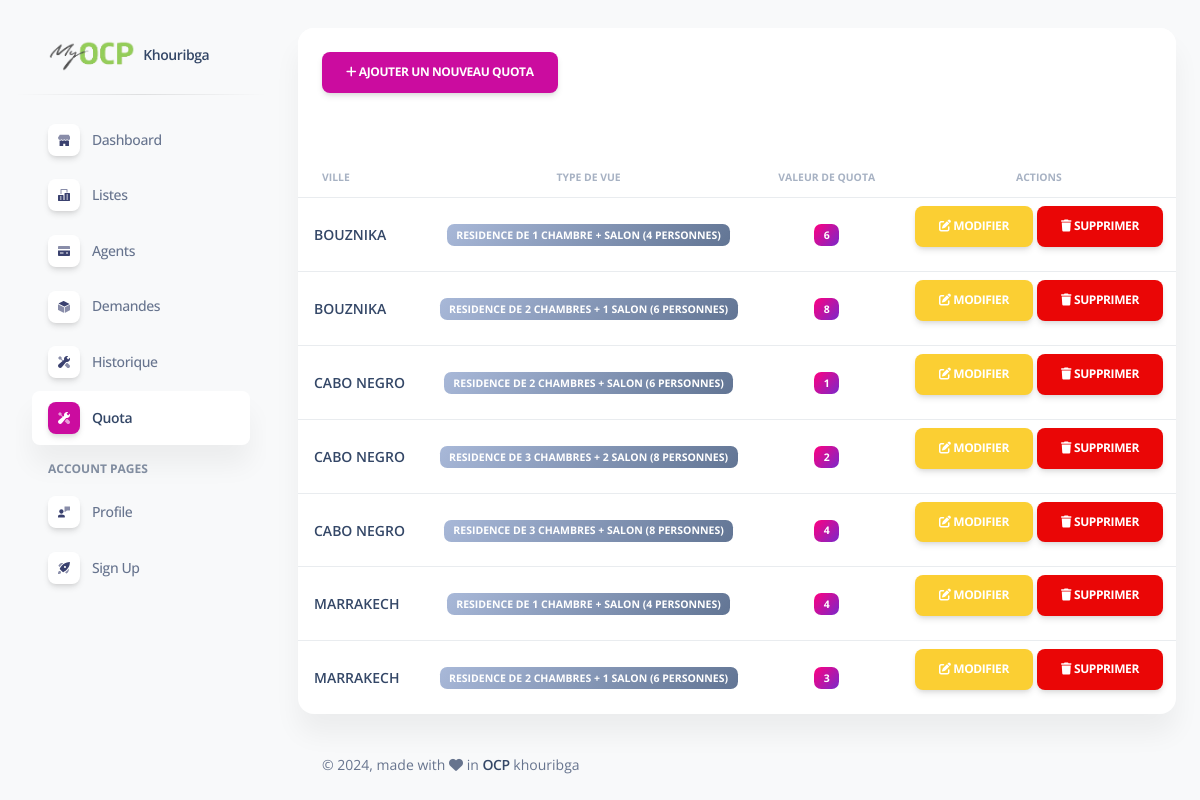
Before: /quota/ with the older database file.
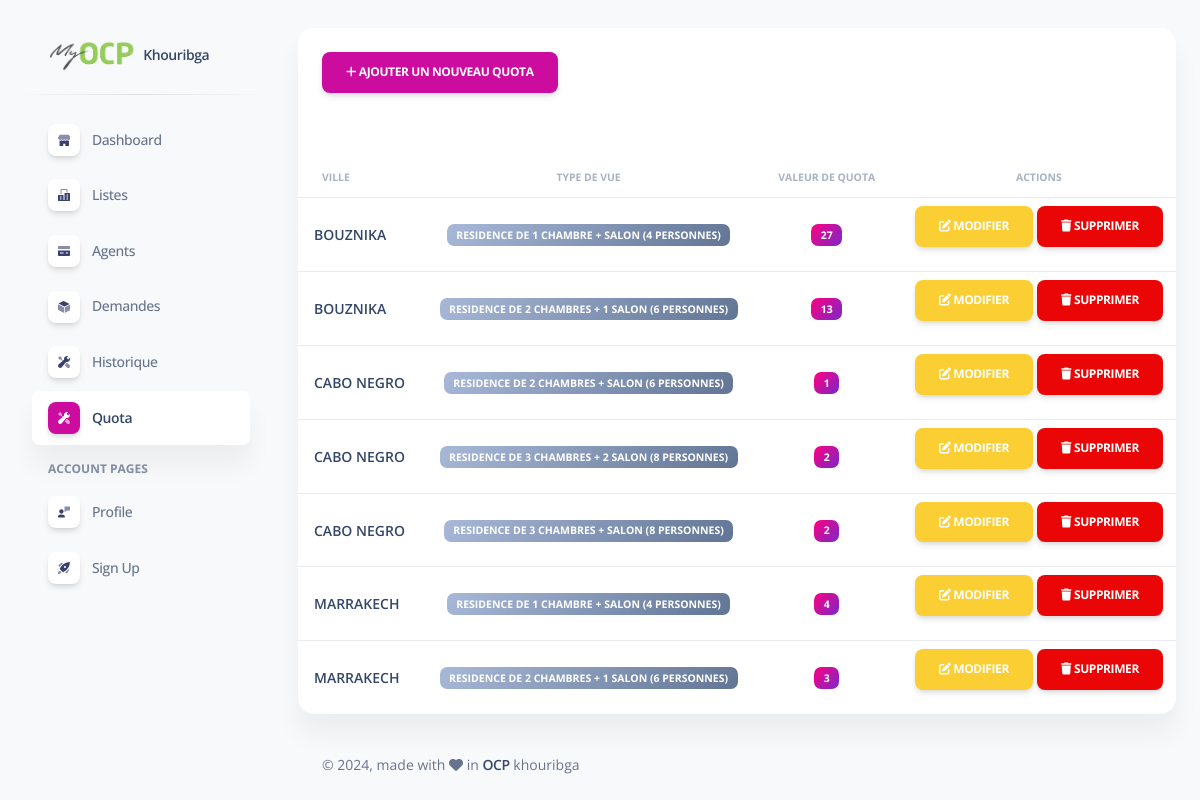
After: the same page with the newer database file.
### listings/models.py (models this page shows)
class Quota(models.Model):
    ville = models.CharField(max_length=100)
    type_de_vue = models.CharField(max_length=100)
    quota_value = models.IntegerField()
    class Meta:
        unique_together = ('ville', 'type_de_vue')  # Ensure unique combinations of ville and type_de_vue
        ordering = ['ville', 'type_de_vue']

### listings/views.py (the view)
# urls.py: path('quota/',views.quota, name='quota'),
def quota(request):
    quotas = Quota.objects.all()
    return render(request, 'listings/quota.html',{'quotas': quotas})

### listings/templates/listings/quota.html (shortened to what the changed rows need)
{% load static %}
<!DOCTYPE html>
<html lang="en">
<head>
  <link href="{% static 'listings/assets/css/nucleo-icons.css' %}" rel="stylesheet" />
  <link href="https://maxcdn.bootstrapcdn.com/bootstrap/5.3.0/css/bootstrap.min.css" rel="stylesheet">
  <link href="{% static 'listings/assets/css/nucleo-svg.css' %}" rel="stylesheet" />
  <link href="{% static 'listings/assets/css/nucleo-svg.css' %}" rel="stylesheet" />
  <link id="pagestyle" href="{% static 'listings/assets/css/soft-ui-dashboard.css' %}"  rel="stylesheet" />
</head>
<body class="g-sidenav-show  bg-gray-100">
  <main class="main-content position-relative max-height-vh-100 h-100 mt-1 border-radius-lg ">
    <div class="container-fluid py-4">
      <div class="row">
        <div class="col-12">
          <div class="card mb-4">
                <div class="table-section mt-5">
                    <div class="table-container">
                        <table class="table align-items-center mb-0">
                            <thead>
                                <tr>
                                    <th class="text-uppercase text-secondary text-xxs font-weight-bolder opacity-7">Ville</th>
                                    <th class="text-center text-uppercase text-secondary text-xxs font-weight-bolder opacity-7">Type de vue</th>
                                    <th class="text-center text-uppercase text-secondary text-xxs font-weight-bolder opacity-7">Valeur de Quota</th>
                                    <th class="text-center text-uppercase text-secondary text-xxs font-weight-bolder opacity-7">Actions</th>
                                </tr>
                            </thead>
                            <tbody>
                                {% for quota in quotas %}
                                <tr>
                                    <td class="align-middle">
                                        <div class="d-flex px-2 py-1">
                                            <div class="d-flex flex-column justify-content-center">
                                                <h6 class="mb-0 text-sm">{{ quota.ville }}</h6>
                                            </div>
                                        </div>
                                    </td>
                                    <td class="align-middle text-center text-sm">
                                        <span class="badge badge-sm bg-gradient-secondary">{{ quota.type_de_vue }}</span>
                                    </td>
                                    <td class="align-middle text-center text-sm">
                                        <span class="badge badge-sm bg-gradient-primary">{{ quota.quota_value }}</span>
                                    </td>
                                    <td class="align-middle text-center">
                                        <button type="button" class="btn btn-warning text-white" data-bs-toggle="modal" data-bs-target="#editModal" data-ville="{{ quota.ville }}" data-type-de-vue="{{ quota.type_de_vue }}" data-quota-value="{{ quota.quota_value }}">
                                            <i class="fas fa-edit"></i> Modifier
                                        </button>
                                        <button type="button" class="btn btn-danger text-white" data-bs-toggle="modal" data-bs-target="#deleteModal" data-ville="{{ quota.ville }}" data-type-de-vue="{{ quota.type_de_vue }}">
                                            <i class="fas fa-trash"></i> Supprimer
                                        </button>
                                    </td>
                                </tr>
                                {% endfor %}
                            </tbody>
                        </table>
                    </div>
                </div>
             </div>
        </div>
      </div>
    </div>
  </main>
</body>
</html>

Changed rows visible on the page:
changed Quota (number 1 of 7 on the later page): quota_value "6" → "27"
changed Quota (number 2 of 7 on the later page): quota_value "8" → "13"
changed Quota "RESIDENCE DE 3 CHAMBRES + SALON (8 PERSONNES)": quota_value "4" → "2"
